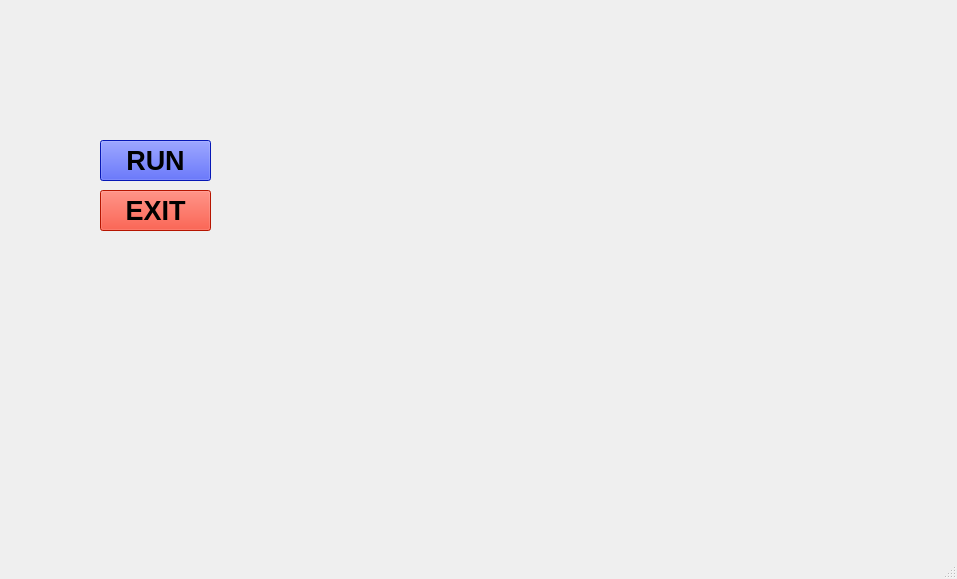
<?xml version="1.0" encoding="UTF-8"?>
<ui version="4.0">
 <class>MainWindow</class>
 <widget class="QMainWindow" name="MainWindow">
  <property name="geometry">
   <rect>
    <x>0</x>
    <y>0</y>
    <width>957</width>
    <height>579</height>
   </rect>
  </property>
  <property name="windowTitle">
   <string>MainWindow</string>
  </property>
  <widget class="QWidget" name="centralwidget">
   <widget class="QLabel" name="label">
    <property name="geometry">
     <rect>
      <x>0</x>
      <y>0</y>
      <width>1366</width>
      <height>768</height>
     </rect>
    </property>
    <property name="text">
     <string/>
    </property>
    <property name="pixmap">
     <pixmap>../../Documents/jarvisimg.jpeg</pixmap>
    </property>
    <property name="scaledContents">
     <bool>true</bool>
    </property>
   </widget>
   <widget class="QPushButton" name="pushButton">
    <property name="geometry">
     <rect>
      <x>100</x>
      <y>140</y>
      <width>111</width>
      <height>41</height>
     </rect>
    </property>
    <property name="font">
     <font>
      <family>MS Shell Dlg 2</family>
      <pointsize>20</pointsize>
      <weight>75</weight>
      <bold>true</bold>
     </font>
    </property>
    <property name="styleSheet">
     <string notr="true">background-color: rgb(10, 34, 255);</string>
    </property>
    <property name="text">
     <string>RUN</string>
    </property>
   </widget>
   <widget class="QPushButton" name="pushButton_2">
    <property name="geometry">
     <rect>
      <x>100</x>
      <y>190</y>
      <width>111</width>
      <height>41</height>
     </rect>
    </property>
    <property name="font">
     <font>
      <family>MS Shell Dlg 2</family>
      <pointsize>20</pointsize>
      <weight>75</weight>
      <bold>true</bold>
     </font>
    </property>
    <property name="styleSheet">
     <string notr="true">background-color: rgb(255, 29, 0);</string>
    </property>
    <property name="text">
     <string>EXIT</string>
    </property>
   </widget>
  </widget>
  <widget class="QMenuBar" name="menubar">
   <property name="geometry">
    <rect>
     <x>0</x>
     <y>0</y>
     <width>957</width>
     <height>21</height>
    </rect>
   </property>
  </widget>
  <widget class="QStatusBar" name="statusbar"/>
 </widget>
 <resources/>
 <connections/>
</ui>
